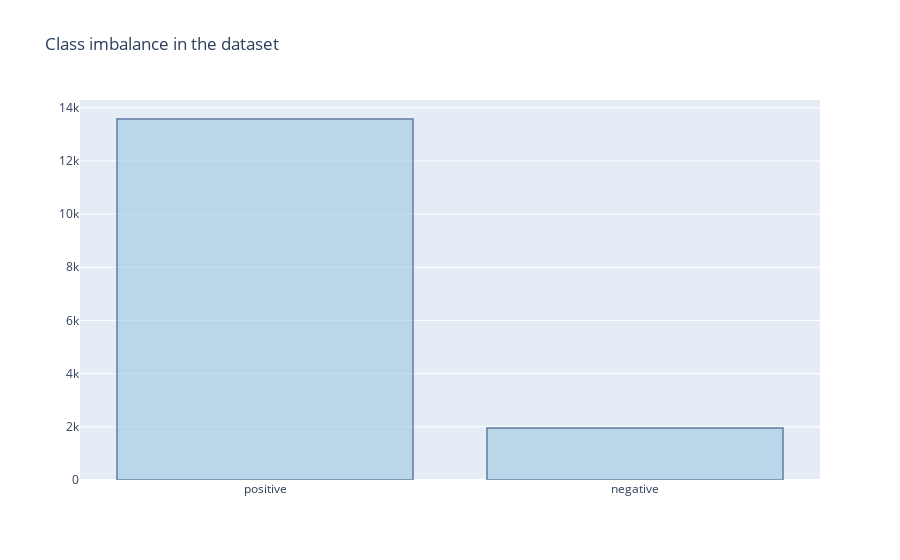

The notebook cell this image was saved under:
### Markdown cell above
#### Balancing the classes

### Code cell
import plotly.graph_objects as go
counts = tweets_df['sentiment'].value_counts()
x = ['positive', 'negative']
y = [counts[0], counts[1]]

# Use the hovertext kw argument for hover text
fig = go.Figure(data=[go.Bar(x=x, y=y,
            hovertext=['84% of tweets', '16% of tweets'])])
# Customize aspect
fig.update_traces(marker_color='rgb(158,202,225)', marker_line_color='rgb(8,48,107)',
                  marker_line_width=1.5, opacity=0.6)
fig.update_layout(title_text='Class imbalance in the dataset')
fig.show()

### Figure 1 — Plotly figure (JSON) as saved in the notebook; plotly's stock layout.template omitted (floating-point values rounded to 4 significant figures)
{"data": [{"hovertext": ["84% of tweets", "16% of tweets"], "marker": {"color": "rgb(158,202,225)", "line": {"color": "rgb(8,48,107)", "width": 1.5}}, "opacity": 0.6, "type": "bar", "x": ["positive", "negative"], "y": [13577, 1955]}], "layout": {"title": {"text": "Class imbalance in the dataset"}}}
